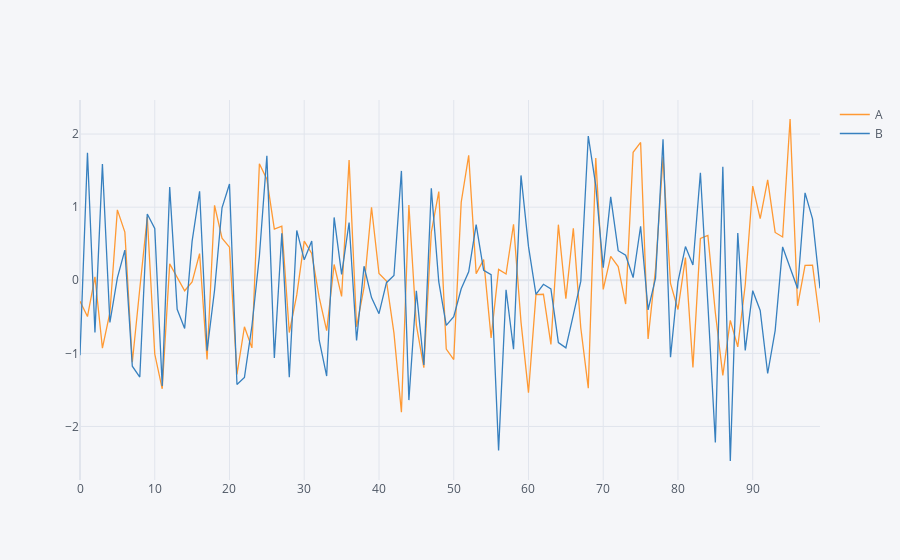

Source (notebook cell):
### Markdown cell above
## Spread

### Code cell
df[['A','B']].iplot(kind='line')
